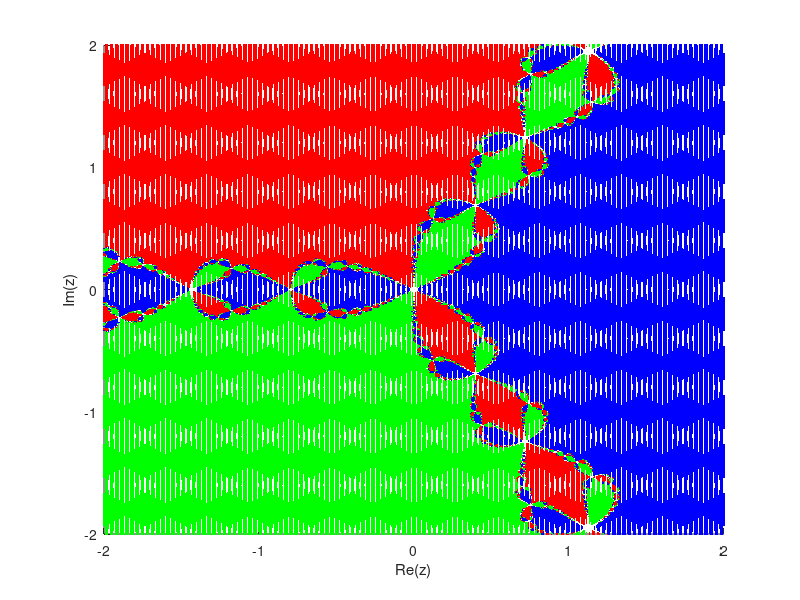

Here is the MATLAB script that generated this plot:
polynomial = @(z) z.^3 - 1;
derivative_polynomial = @(z) 3*z.^2;
roots_exact = roots([1, 0, 0, -1]);
x_values = linspace(-2, 2, 500);
y_values = linspace(-2, 2, 500);
[X_grid, Y_grid] = meshgrid(x_values, y_values);
Z_values = X_grid + 1i * Y_grid;

for iteration = 1:20
    Z_values = Z_values - polynomial(Z_values) ./ derivative_polynomial(Z_values);
end

hold on;
colors = ['r', 'g', 'b'];

for root_index = 1:length(roots_exact)
    distances = abs(Z_values - roots_exact(root_index));
    is_near = distances < 0.0000001;
    plot(X_grid(is_near), Y_grid(is_near), '.', 'Color', colors(root_index), 'MarkerSize', 1);
end

% Настройка графического окна
xlabel('Re(z)');
ylabel('Im(z)');
hold off;

